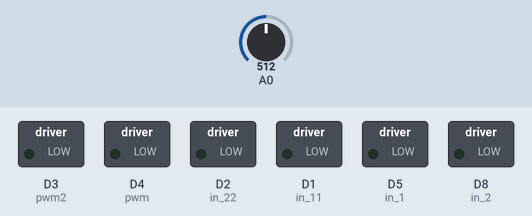
Recording of a sketch running on a simulated ESP8266 (NodeMCU). Shown: switched loads named in the sketch (green lamp = pin HIGH). Inputs (shaded band) come from the test bench; at power-on: A0 = 512. WiFi joins after 1.5 s; servers stay silent unless stated; what the sketch prints to the serial monitor is not drawn.

Above: at 0.1 s.
At 3.7 s:
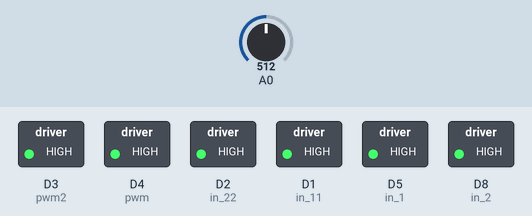
3.8 s: A0 set to 486
At 4.4 s:
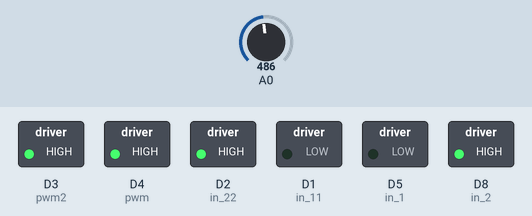
Timing chart, 0 to 6.8 s (numbered marks = the images above; inputs shaded):
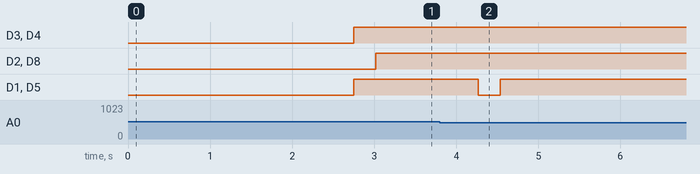

Measured:
- the behaviour switches between 500 and 499 on A0 (found by bisection; images 1 and 2)
- after the input at 3.8 s, D1 (in_11), D5 (in_1): HIGH → LOW after 0.47 s, → HIGH 0.27 s later

The sketch:

SERVER_SE.ino
```cpp
/*
  NODE MASTER
  IP ADDRESS : 192.168.43.85
  PORT : 4210
*/

#include <ESP8266WiFi.h>
#include <WiFiUDP.h>

#define portNodeClient1 4210

char ip_addreNodeClient1[] = ("192.168.137.71");

const int pwm = D4 ;  //enable motor output 1
const int in_1 = D5 ; //
const int in_2 = D8 ;//

const int pwm2 = D3 ;  //enable motor output 2
const int in_11 = D1 ; //
const int in_22 = D2 ;//

static int flag_naik,flag_turun;
int rainsense = D6; // analog sensor pin A0 untuk input raindrop

const int nodeclient1 = 11;

WiFiUDP Udp;
//
//IPAddress staticIP(192, 168, 43, 85);
//IPAddress gateway(192, 168, 43, 1);
//IPAddress subnet(255, 255, 255, 0);
//IPAddress dns(192, 168, 43, 1);

unsigned int localUdpPort = 4210;
//char incomingPacket[256];
char replyPacket[] = ("HALO CLIENT INI SERVER");

void sendingData(int client) {
  Udp.beginPacket(ip_addreNodeClient1, portNodeClient1);
  Udp.write(replyPacket);
  Udp.endPacket();

}

void setup() {
  // put your setup code here, to run once:
  Serial.begin(115200);
  Serial.println();
  WiFi.disconnect();

  pinMode(pwm,OUTPUT) ;   //we have to set PWM pin as output
  pinMode(in_1,OUTPUT) ;  //Logic pins are also set as output
  pinMode(in_2,OUTPUT) ;
  pinMode(pwm2,OUTPUT) ;   //we have to set PWM pin as output
  pinMode(in_11,OUTPUT) ;  //Logic pins are also set as output
  pinMode(in_22,OUTPUT) ;
  Serial.printf("Connecting to ...");

  WiFi.begin("VIVAT ITS", "cumacobacoba");
  while (WiFi.status() != WL_CONNECTED)
  {
    delay(500);
    Serial.print(".");
  }
  Serial.println(" connected");
  Serial.println("IP address: ");
  Serial.println(WiFi.localIP());
  delay(1000);
  Udp.begin(localUdpPort);
}

void loop() {
  int packetSize = Udp.parsePacket();
  int rainSenseReading = analogRead(rainsense);
  delay(250);// hujan value dari 0 ke 1023.
  if (rainSenseReading < 500) {
    sendingData(nodeclient1);
    Serial.println("Hujan");
    if(flag_naik == 1){
      sendingData(nodeclient1);
      //For brake
      digitalWrite(in_1,HIGH) ;
      digitalWrite(in_2,HIGH) ;
      digitalWrite(in_11,HIGH) ;
      digitalWrite(in_22,HIGH) ;
      delay(1000) ;
      Serial.println("Sek Hujan");
      }
    else {
      sendingData(nodeclient1);
      digitalWrite(in_1,LOW) ;
      digitalWrite(in_2,HIGH) ;
      digitalWrite(in_11,LOW) ;
      digitalWrite(in_22,HIGH) ;
      analogWrite(pwm,2000) ;
      analogWrite(pwm2,2000) ;
      delay(15);
      }
    sendingData(nodeclient1);
    flag_naik = 1;
    flag_turun = 0;
   }
 else {
  Serial.println("tidak hujan");
  if(flag_turun == 1){
      //For brake
      digitalWrite(in_1,HIGH) ;
      digitalWrite(in_2,HIGH) ;
      digitalWrite(in_11,HIGH) ;
      digitalWrite(in_22,HIGH) ;
      delay(1000) ;
      Serial.println("Brake");
      }
    else {
      digitalWrite(in_1,HIGH) ;
      digitalWrite(in_2,LOW) ;
      digitalWrite(in_11,HIGH) ;
      digitalWrite(in_22,LOW) ;
      analogWrite(pwm,2500) ;
      analogWrite(pwm2,2500) ;
      delay(15);
      }
  flag_naik = 0;
  flag_turun = 1;
 }
}
```
